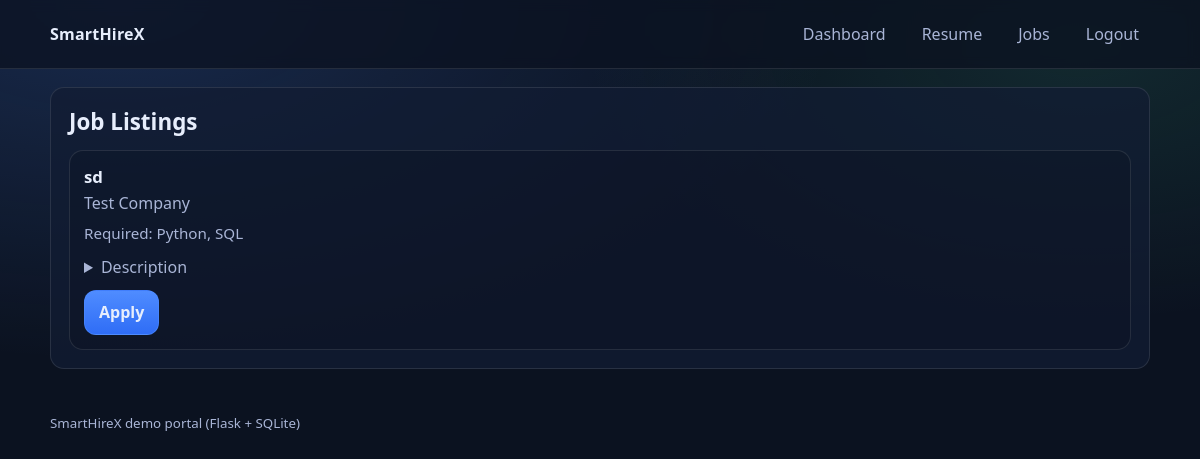
The page /jobs (signed in) on the database its author committed.
### tables this page shows
CREATE TABLE jobs (
                id INTEGER PRIMARY KEY AUTOINCREMENT,
                -- Requested columns
                title TEXT NOT NULL,
                company TEXT NOT NULL,
                skills_required TEXT,
                description TEXT NOT NULL,

                -- Backward-compat/operational fields
                employer_id INTEGER,
                required_skills TEXT,
                created_at TEXT,
                FOREIGN KEY (employer_id) REFERENCES users(id)
            );

### app.py (the view)
@app.route("/jobs")
@login_required()
def jobs():
    conn = get_db()
    cur = conn.cursor()
    cur.execute("SELECT * FROM jobs ORDER BY created_at DESC")
    job_list = cur.fetchall()
    conn.close()
    return render_template("jobs.html", user=current_user(), jobs=job_list)

### app.py (called while the page is built)
def get_db():
    conn = sqlite3.connect(app.config["DATABASE_PATH"])
    conn.row_factory = sqlite3.Row
    conn.execute("PRAGMA foreign_keys = ON")
    conn.execute("PRAGMA journal_mode = WAL")
    conn.execute("PRAGMA synchronous = NORMAL")
    return conn

def login_required(role: str | None = None):
    def decorator(view_fn):
        @wraps(view_fn)
        def wrapper(*args, **kwargs):
            if "user_id" not in session:
                flash("Please log in first.", "warning")
                if role is None or role == "job_seeker":
                    return redirect(url_for("login_seeker"))
                return redirect(url_for("login"))
            if role is not None and session.get("role") != role:
                flash("You do not have access to that page.", "warning")
                return redirect(url_for("dashboard"))
            return view_fn(*args, **kwargs)
        return wrapper
    return decorator

def current_user():
    if "user_id" not in session:
        return None
    conn = get_db()
    cur = conn.cursor()
    cur.execute("SELECT * FROM users WHERE id = ?", (session["user_id"],))
    row = cur.fetchone()
    conn.close()
    return row

### templates/jobs.html (shortened to what this page needs)
{% extends "base.html" %}
{% block content %}
  <section class="card">
    <h1 class="card-title">Job Listings</h1>
    {% if not jobs or jobs|length == 0 %}
      <p class="muted">No jobs posted yet.</p>
    {% else %}
      <div class="list">
        {% for job in jobs %}
          <div class="list-item">
            <div class="list-title">{{ job.title }}</div>
            <div class="list-sub">{{ job.company }}</div>
            <div class="list-meta muted">
              Required: {{ job.skills_required or job.required_skills }}
            </div>
            <details class="details">
              <summary class="details-summary muted">Description</summary>
            </details>
            <div class="list-actions">
              {% if session.get('role') == 'job_seeker' %}
                <a class="btn btn-primary" href="{{ url_for('apply', job_id=job.id) }}">Apply</a>
              {% endif %}
            </div>
          </div>
        {% endfor %}
      </div>
    {% endif %}
  </section>
{% endblock %}

### static/styles.css (style rules this page uses)
:root { --bg: #0b1220; --card: #121c33; --text: #e7eefc; --muted: #a9b5d6; --primary: #4f8cff; --primary-2: #2f6df6; --danger: #ff5c7a; --success: #46d39b; --border: rgba(255,255,255,0.10); }
* { box-sizing: border-box; }
body { margin: 0; font-family: ui-sans-serif, system-ui, -apple-system, Segoe UI, Roboto, Helvetica, Arial; background: radial-gradient(1200px 600px at 10% 0%, rgba(79,140,255,0.20), transparent 60%), radial-gradient(900px 500px at 90% 10%, rgba(70,211,155,0.12), transparent 55%), var(--bg); color: var(--text); line-height: 1.4; }
.card { background: rgba(18,28,51,0.75); border: 1px solid var(--border); border-radius: 14px; padding: 18px; margin-top: 18px; }
.card-title { margin: 0 0 12px; font-size: 1.4rem; }
.muted { color: var(--muted); }
.btn { display: inline-flex; align-items: center; justify-content: center; padding: 10px 14px; border-radius: 12px; border: 1px solid var(--border); background: rgba(255,255,255,0.05); color: var(--text); text-decoration: none; cursor: pointer; font-weight: 700; }
.btn-primary { background: linear-gradient(180deg, var(--primary), var(--primary-2)); border-color: rgba(79,140,255,0.55); }
.list { display: grid; gap: 12px; }
.list-item { padding: 14px; border-radius: 14px; border: 1px solid var(--border); background: rgba(0,0,0,0.12); }
.list-title { font-weight: 850; font-size: 1.05rem; }
.list-sub { margin-top: 4px; color: var(--muted); }
.list-meta { margin-top: 8px; font-size: 0.95rem; }
.list-actions { margin-top: 12px; }
.details { margin-top: 12px; }
.details-summary { cursor: pointer; }

### rows shown on the page
jobs: title "sd", company "Test Company", skills_required "Python, SQL"
